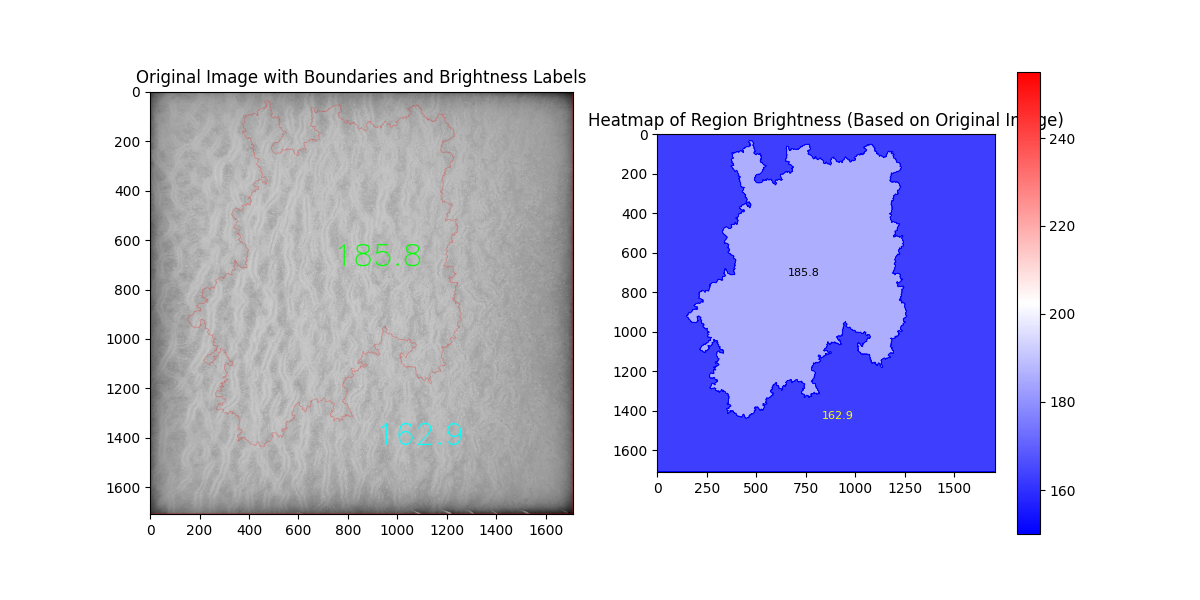
#> input picture heatmap.png, 1200 x 600 px
$ python -i image_cropping.py   (imports and definitions only)
#> lines starting #> are read from the running program, lines starting #| are printed output that depends on the picture; after the words box and inside, x2 and y2 are one past the last pixel; in counts of white or black regions, pixels touching at a corner belong together
import cv2
import numpy as np

def crop_mpp_image(image_path, threshold_value=100):
    # Load the image in grayscale
#> called with image_path = '../heatmap.png', threshold_value = 100
    image = cv2.imread(image_path, cv2.IMREAD_GRAYSCALE)
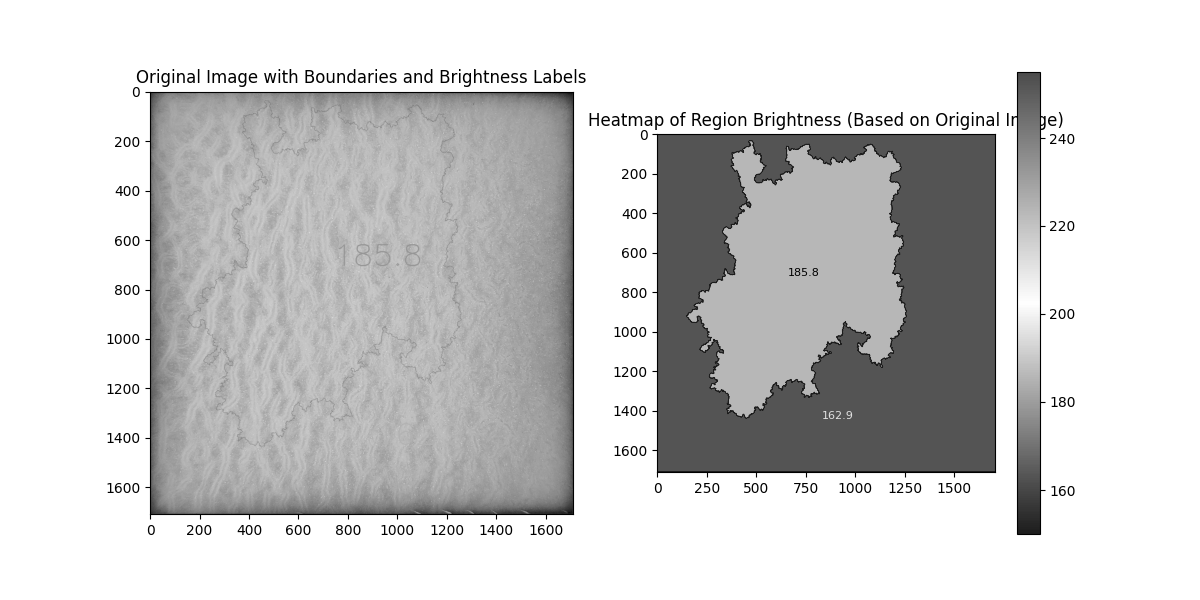
#> image: shape (600, 1200); min 0, max 255, mean 206.5
    if image is None:
        raise ValueError(f"Image at {image_path} could not be loaded.")

    # Thresholding to isolate MPP from background
    _, thresholded = cv2.threshold(image, threshold_value, 255, cv2.THRESH_BINARY)
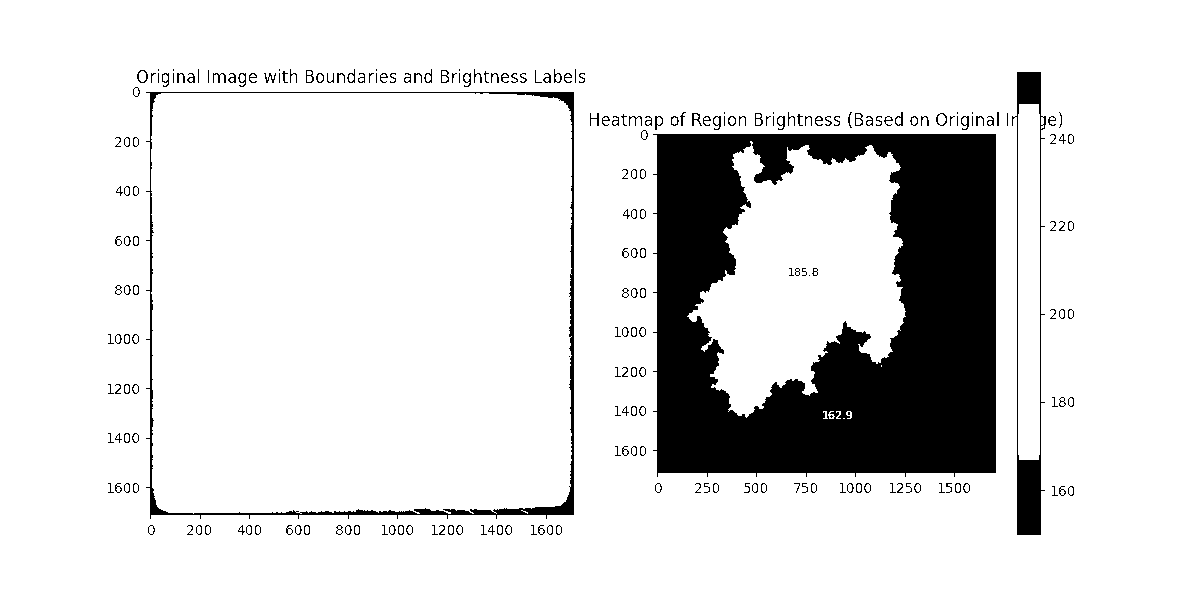
#> thresholded: shape (600, 1200); 87.2% white; 234 black regions (54 under 20 px), largest, box (x1, y1, x2, y2) and area: (653, 134, 996, 477) 77836, (146, 92, 574, 519) 4841, (1012, 72, 1046, 535) 3377
    contours, _ = cv2.findContours(thresholded, cv2.RETR_EXTERNAL, cv2.CHAIN_APPROX_SIMPLE)
#> contours = [[[0, 0], [0, 599], [1199, 599], [1199, 0]]]

    # Find the largest contour assuming it's the MPP region
    largest_contour = max(contours, key=cv2.contourArea)
#> largest_contour = [[0, 0], [0, 599], [1199, 599], [1199, 0]]
    x, y, w, h = cv2.boundingRect(largest_contour)
#> x = 0; y = 0; w = 1200; h = 600

    # Calculate the size of the square crop
    crop_size = min(w, h)
#> crop_size = 600

    # Round down the crop size to the nearest multiple of 10
    crop_size = (crop_size // 10) * 10

    # Calculate new coordinates for square cropping
    center_x, center_y = x + w // 2, y + h // 2
#> center_x = 600; center_y = 300
    new_x1 = max(center_x - crop_size // 2, 0)
#> new_x1 = 300
    new_y1 = max(center_y - crop_size // 2, 0)
#> new_y1 = 0
    new_x2 = min(center_x + crop_size // 2, image.shape[1])
#> new_x2 = 900
    new_y2 = min(center_y + crop_size // 2, image.shape[0])
#> new_y2 = 600

    # Crop the image to ensure it is a square
    cropped_image = image[new_y1:new_y2, new_x1:new_x2]
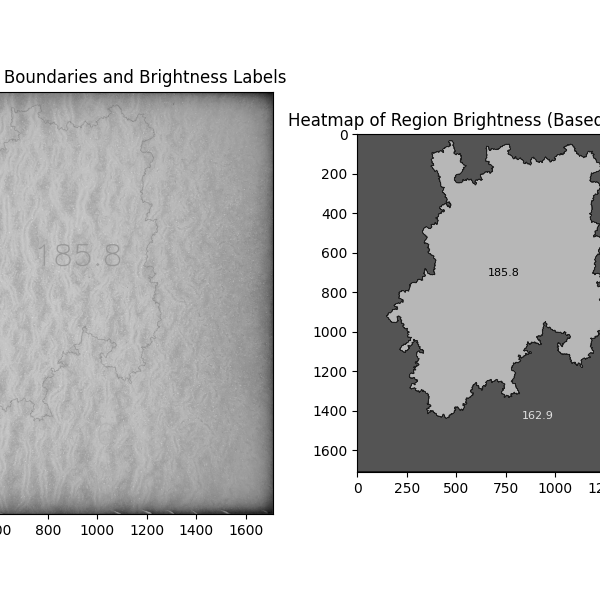
#> cropped_image: shape (600, 600); min 0, max 255, mean 194.3

    # If the cropped image is not square, resize it
    if cropped_image.shape[0] != cropped_image.shape[1]:
        size = max(cropped_image.shape)  # Use the larger dimension to create a square
        square_image = np.zeros((size, size), dtype=np.uint8)  # Create a black square
        square_image[:cropped_image.shape[0], :cropped_image.shape[1]] = cropped_image  # Place the cropped image in the square
        return square_image

    return cropped_image

>>> result = crop_mpp_image('../heatmap.png')
